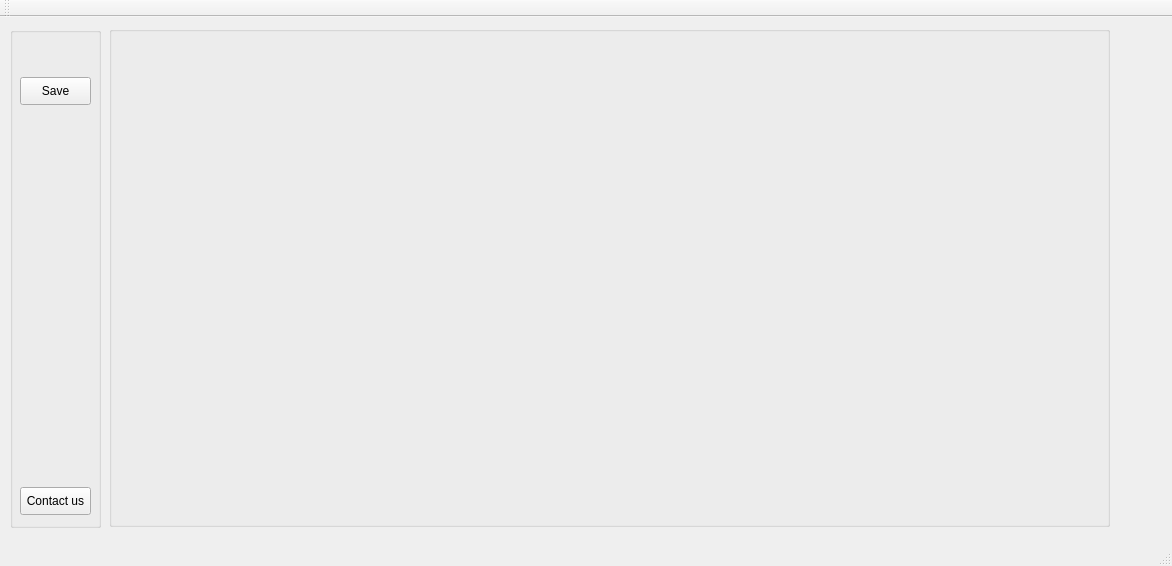
<?xml version="1.0" encoding="UTF-8"?>
<ui version="4.0">
 <class>MainWindow</class>
 <widget class="QMainWindow" name="MainWindow">
  <property name="geometry">
   <rect>
    <x>0</x>
    <y>0</y>
    <width>1172</width>
    <height>566</height>
   </rect>
  </property>
  <property name="windowTitle">
   <string>MainWindow</string>
  </property>
  <widget class="QWidget" name="centralWidget">
   <widget class="QGroupBox" name="groupBox">
    <property name="geometry">
     <rect>
      <x>10</x>
      <y>10</y>
      <width>91</width>
      <height>501</height>
     </rect>
    </property>
    <property name="autoFillBackground">
     <bool>false</bool>
    </property>
    <property name="title">
     <string/>
    </property>
    <widget class="QPushButton" name="saveBtn">
     <property name="geometry">
      <rect>
       <x>10</x>
       <y>50</y>
       <width>71</width>
       <height>28</height>
      </rect>
     </property>
     <property name="text">
      <string>Save</string>
     </property>
    </widget>
    <widget class="QPushButton" name="contactBtn">
     <property name="geometry">
      <rect>
       <x>10</x>
       <y>460</y>
       <width>71</width>
       <height>28</height>
      </rect>
     </property>
     <property name="text">
      <string>Contact us</string>
     </property>
    </widget>
   </widget>
   <widget class="drawWidg" name="canvas" native="true">
    <property name="geometry">
     <rect>
      <x>110</x>
      <y>10</y>
      <width>1000</width>
      <height>500</height>
     </rect>
    </property>
    <property name="palette">
     <palette>
      <active>
       <colorrole role="WindowText">
        <brush brushstyle="SolidPattern">
         <color alpha="255">
          <red>0</red>
          <green>0</green>
          <blue>0</blue>
         </color>
        </brush>
       </colorrole>
       <colorrole role="Button">
        <brush brushstyle="SolidPattern">
         <color alpha="255">
          <red>255</red>
          <green>255</green>
          <blue>255</blue>
         </color>
        </brush>
       </colorrole>
       <colorrole role="Light">
        <brush brushstyle="SolidPattern">
         <color alpha="255">
          <red>255</red>
          <green>255</green>
          <blue>255</blue>
         </color>
        </brush>
       </colorrole>
       <colorrole role="Midlight">
        <brush brushstyle="SolidPattern">
         <color alpha="255">
          <red>255</red>
          <green>255</green>
          <blue>255</blue>
         </color>
        </brush>
       </colorrole>
       <colorrole role="Dark">
        <brush brushstyle="SolidPattern">
         <color alpha="255">
          <red>255</red>
          <green>255</green>
          <blue>255</blue>
         </color>
        </brush>
       </colorrole>
       <colorrole role="Mid">
        <brush brushstyle="SolidPattern">
         <color alpha="255">
          <red>255</red>
          <green>255</green>
          <blue>255</blue>
         </color>
        </brush>
       </colorrole>
       <colorrole role="Text">
        <brush brushstyle="SolidPattern">
         <color alpha="255">
          <red>0</red>
          <green>0</green>
          <blue>0</blue>
         </color>
        </brush>
       </colorrole>
       <colorrole role="BrightText">
        <brush brushstyle="SolidPattern">
         <color alpha="255">
          <red>255</red>
          <green>255</green>
          <blue>255</blue>
         </color>
        </brush>
       </colorrole>
       <colorrole role="ButtonText">
        <brush brushstyle="SolidPattern">
         <color alpha="255">
          <red>0</red>
          <green>0</green>
          <blue>0</blue>
         </color>
        </brush>
       </colorrole>
       <colorrole role="Base">
        <brush brushstyle="SolidPattern">
         <color alpha="255">
          <red>255</red>
          <green>255</green>
          <blue>255</blue>
         </color>
        </brush>
       </colorrole>
       <colorrole role="Window">
        <brush brushstyle="SolidPattern">
         <color alpha="255">
          <red>255</red>
          <green>255</green>
          <blue>255</blue>
         </color>
        </brush>
       </colorrole>
       <colorrole role="Shadow">
        <brush brushstyle="SolidPattern">
         <color alpha="255">
          <red>0</red>
          <green>0</green>
          <blue>0</blue>
         </color>
        </brush>
       </colorrole>
       <colorrole role="AlternateBase">
        <brush brushstyle="SolidPattern">
         <color alpha="255">
          <red>255</red>
          <green>255</green>
          <blue>255</blue>
         </color>
        </brush>
       </colorrole>
       <colorrole role="ToolTipBase">
        <brush brushstyle="SolidPattern">
         <color alpha="255">
          <red>255</red>
          <green>255</green>
          <blue>220</blue>
         </color>
        </brush>
       </colorrole>
       <colorrole role="ToolTipText">
        <brush brushstyle="SolidPattern">
         <color alpha="255">
          <red>0</red>
          <green>0</green>
          <blue>0</blue>
         </color>
        </brush>
       </colorrole>
       <colorrole role="PlaceholderText">
        <brush brushstyle="SolidPattern">
         <color alpha="128">
          <red>0</red>
          <green>0</green>
          <blue>0</blue>
         </color>
        </brush>
       </colorrole>
      </active>
      <inactive>
       <colorrole role="WindowText">
        <brush brushstyle="SolidPattern">
         <color alpha="255">
          <red>0</red>
          <green>0</green>
          <blue>0</blue>
         </color>
        </brush>
       </colorrole>
       <colorrole role="Button">
        <brush brushstyle="SolidPattern">
         <color alpha="255">
          <red>255</red>
          <green>255</green>
          <blue>255</blue>
         </color>
        </brush>
       </colorrole>
       <colorrole role="Light">
        <brush brushstyle="SolidPattern">
         <color alpha="255">
          <red>255</red>
          <green>255</green>
          <blue>255</blue>
         </color>
        </brush>
       </colorrole>
       <colorrole role="Midlight">
        <brush brushstyle="SolidPattern">
         <color alpha="255">
          <red>255</red>
          <green>255</green>
          <blue>255</blue>
         </color>
        </brush>
       </colorrole>
       <colorrole role="Dark">
        <brush brushstyle="SolidPattern">
         <color alpha="255">
          <red>255</red>
          <green>255</green>
          <blue>255</blue>
         </color>
        </brush>
       </colorrole>
       <colorrole role="Mid">
        <brush brushstyle="SolidPattern">
         <color alpha="255">
          <red>255</red>
          <green>255</green>
          <blue>255</blue>
         </color>
        </brush>
       </colorrole>
       <colorrole role="Text">
        <brush brushstyle="SolidPattern">
         <color alpha="255">
          <red>0</red>
          <green>0</green>
          <blue>0</blue>
         </color>
        </brush>
       </colorrole>
       <colorrole role="BrightText">
        <brush brushstyle="SolidPattern">
         <color alpha="255">
          <red>255</red>
          <green>255</green>
          <blue>255</blue>
         </color>
        </brush>
       </colorrole>
       <colorrole role="ButtonText">
        <brush brushstyle="SolidPattern">
         <color alpha="255">
          <red>0</red>
          <green>0</green>
          <blue>0</blue>
         </color>
        </brush>
       </colorrole>
       <colorrole role="Base">
        <brush brushstyle="SolidPattern">
         <color alpha="255">
          <red>255</red>
          <green>255</green>
          <blue>255</blue>
         </color>
        </brush>
       </colorrole>
       <colorrole role="Window">
        <brush brushstyle="SolidPattern">
         <color alpha="255">
          <red>255</red>
          <green>255</green>
          <blue>255</blue>
         </color>
        </brush>
       </colorrole>
       <colorrole role="Shadow">
        <brush brushstyle="SolidPattern">
         <color alpha="255">
          <red>0</red>
          <green>0</green>
          <blue>0</blue>
         </color>
        </brush>
       </colorrole>
       <colorrole role="AlternateBase">
        <brush brushstyle="SolidPattern">
         <color alpha="255">
          <red>255</red>
          <green>255</green>
          <blue>255</blue>
         </color>
        </brush>
       </colorrole>
       <colorrole role="ToolTipBase">
        <brush brushstyle="SolidPattern">
         <color alpha="255">
          <red>255</red>
          <green>255</green>
          <blue>220</blue>
         </color>
        </brush>
       </colorrole>
       <colorrole role="ToolTipText">
        <brush brushstyle="SolidPattern">
         <color alpha="255">
          <red>0</red>
          <green>0</green>
          <blue>0</blue>
         </color>
        </brush>
       </colorrole>
       <colorrole role="PlaceholderText">
        <brush brushstyle="SolidPattern">
         <color alpha="128">
          <red>0</red>
          <green>0</green>
          <blue>0</blue>
         </color>
        </brush>
       </colorrole>
      </inactive>
      <disabled>
       <colorrole role="WindowText">
        <brush brushstyle="SolidPattern">
         <color alpha="255">
          <red>255</red>
          <green>255</green>
          <blue>255</blue>
         </color>
        </brush>
       </colorrole>
       <colorrole role="Button">
        <brush brushstyle="SolidPattern">
         <color alpha="255">
          <red>255</red>
          <green>255</green>
          <blue>255</blue>
         </color>
        </brush>
       </colorrole>
       <colorrole role="Light">
        <brush brushstyle="SolidPattern">
         <color alpha="255">
          <red>255</red>
          <green>255</green>
          <blue>255</blue>
         </color>
        </brush>
       </colorrole>
       <colorrole role="Midlight">
        <brush brushstyle="SolidPattern">
         <color alpha="255">
          <red>255</red>
          <green>255</green>
          <blue>255</blue>
         </color>
        </brush>
       </colorrole>
       <colorrole role="Dark">
        <brush brushstyle="SolidPattern">
         <color alpha="255">
          <red>255</red>
          <green>255</green>
          <blue>255</blue>
         </color>
        </brush>
       </colorrole>
       <colorrole role="Mid">
        <brush brushstyle="SolidPattern">
         <color alpha="255">
          <red>255</red>
          <green>255</green>
          <blue>255</blue>
         </color>
        </brush>
       </colorrole>
       <colorrole role="Text">
        <brush brushstyle="SolidPattern">
         <color alpha="255">
          <red>255</red>
          <green>255</green>
          <blue>255</blue>
         </color>
        </brush>
       </colorrole>
       <colorrole role="BrightText">
        <brush brushstyle="SolidPattern">
         <color alpha="255">
          <red>255</red>
          <green>255</green>
          <blue>255</blue>
         </color>
        </brush>
       </colorrole>
       <colorrole role="ButtonText">
        <brush brushstyle="SolidPattern">
         <color alpha="255">
          <red>255</red>
          <green>255</green>
          <blue>255</blue>
         </color>
        </brush>
       </colorrole>
       <colorrole role="Base">
        <brush brushstyle="SolidPattern">
         <color alpha="255">
          <red>255</red>
          <green>255</green>
          <blue>255</blue>
         </color>
        </brush>
       </colorrole>
       <colorrole role="Window">
        <brush brushstyle="SolidPattern">
         <color alpha="255">
          <red>255</red>
          <green>255</green>
          <blue>255</blue>
         </color>
        </brush>
       </colorrole>
       <colorrole role="Shadow">
        <brush brushstyle="SolidPattern">
         <color alpha="255">
          <red>0</red>
          <green>0</green>
          <blue>0</blue>
         </color>
        </brush>
       </colorrole>
       <colorrole role="AlternateBase">
        <brush brushstyle="SolidPattern">
         <color alpha="255">
          <red>255</red>
          <green>255</green>
          <blue>255</blue>
         </color>
        </brush>
       </colorrole>
       <colorrole role="ToolTipBase">
        <brush brushstyle="SolidPattern">
         <color alpha="255">
          <red>255</red>
          <green>255</green>
          <blue>220</blue>
         </color>
        </brush>
       </colorrole>
       <colorrole role="ToolTipText">
        <brush brushstyle="SolidPattern">
         <color alpha="255">
          <red>0</red>
          <green>0</green>
          <blue>0</blue>
         </color>
        </brush>
       </colorrole>
       <colorrole role="PlaceholderText">
        <brush brushstyle="SolidPattern">
         <color alpha="128">
          <red>0</red>
          <green>0</green>
          <blue>0</blue>
         </color>
        </brush>
       </colorrole>
      </disabled>
     </palette>
    </property>
    <property name="accessibleName">
     <string>canvas</string>
    </property>
   </widget>
   <widget class="QGroupBox" name="border">
    <property name="geometry">
     <rect>
      <x>109</x>
      <y>9</y>
      <width>1001</width>
      <height>501</height>
     </rect>
    </property>
    <property name="title">
     <string/>
    </property>
   </widget>
  </widget>
  <widget class="QMenuBar" name="menuBar">
   <property name="geometry">
    <rect>
     <x>0</x>
     <y>0</y>
     <width>1172</width>
     <height>26</height>
    </rect>
   </property>
  </widget>
  <widget class="QToolBar" name="mainToolBar">
   <attribute name="toolBarArea">
    <enum>TopToolBarArea</enum>
   </attribute>
   <attribute name="toolBarBreak">
    <bool>false</bool>
   </attribute>
  </widget>
  <widget class="QStatusBar" name="statusBar"/>
 </widget>
 <layoutdefault spacing="6" margin="11"/>
 <customwidgets>
  <customwidget>
   <class>drawWidg</class>
   <extends>QWidget</extends>
   <header>drawwidg.h</header>
   <container>1</container>
   <slots>
    <signal>signal1()</signal>
    <slot>slot1()</slot>
   </slots>
  </customwidget>
 </customwidgets>
 <resources/>
 <connections/>
</ui>
